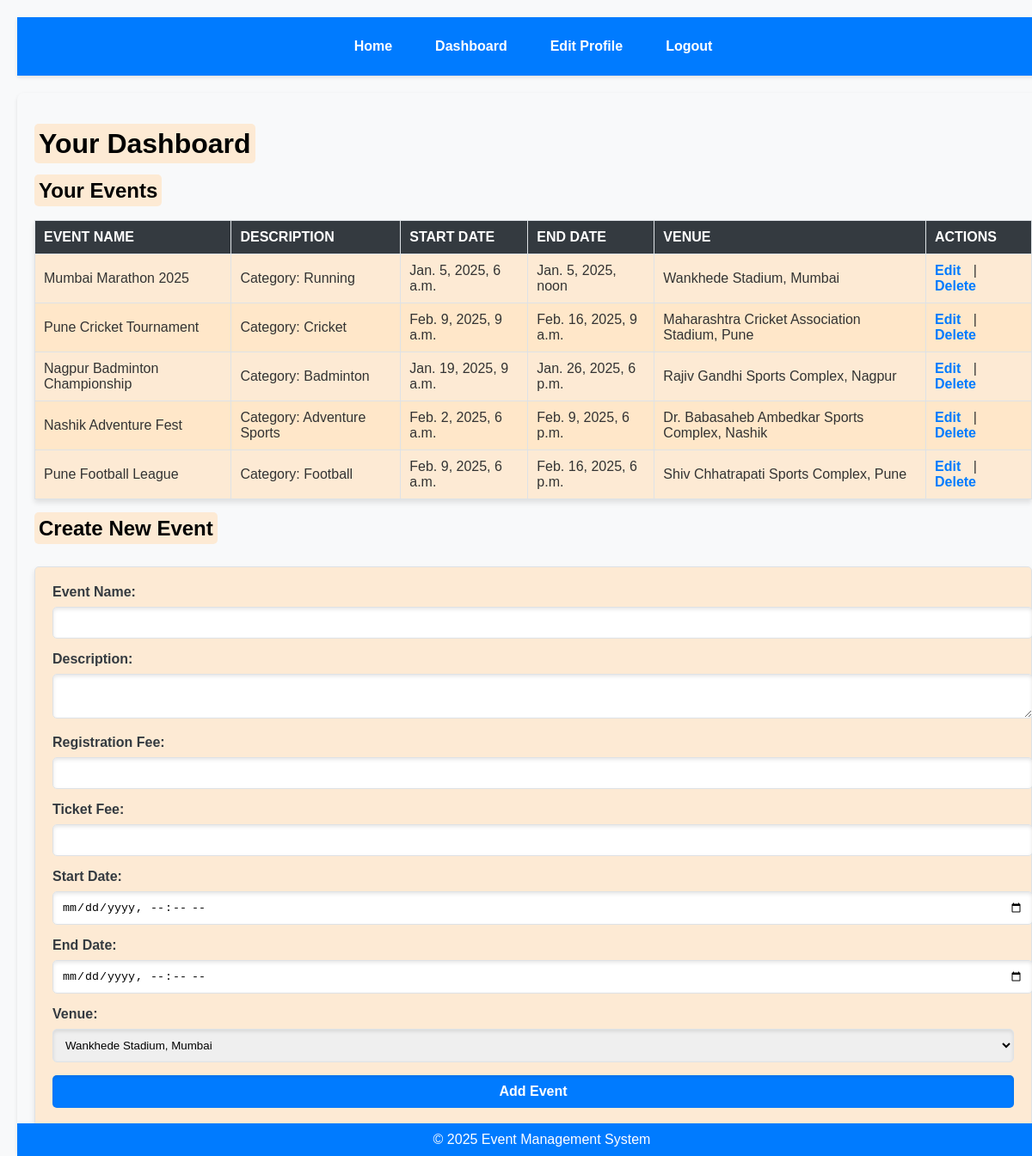
/events/dashboard/ (signed in), run on an earlier commit of the app's database.
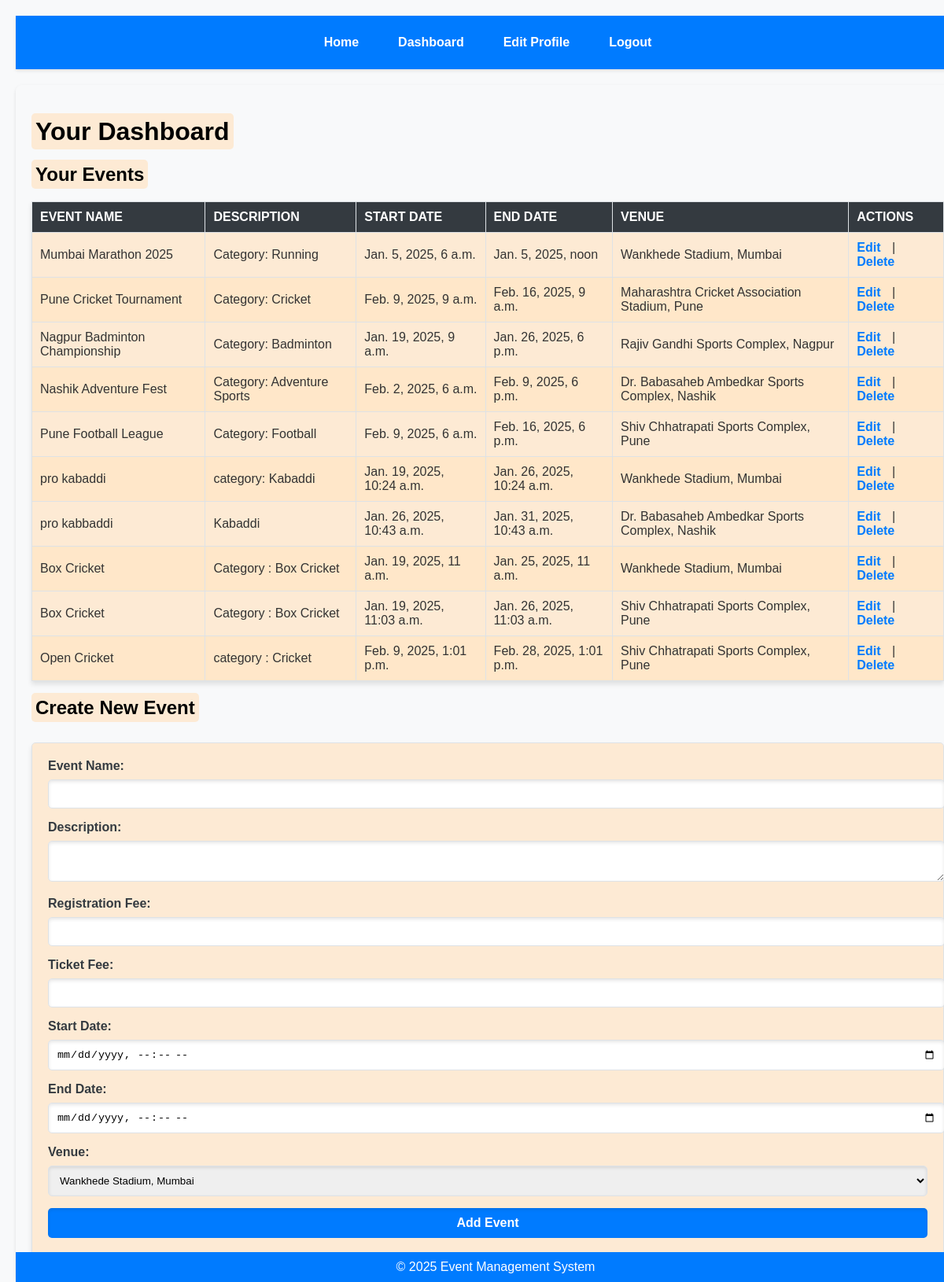
And on a later commit of the database.
### events/models.py (models this page shows, shortened)
class Event(models.Model):
    name = models.CharField(max_length=200)
    description = models.TextField()
    start_date = models.DateTimeField()
    end_date = models.DateTimeField()
    venue = models.ForeignKey(Venue, on_delete=models.CASCADE)
    organizer = models.ForeignKey(Organizer, on_delete=models.CASCADE,related_name='events')
    registration_fee = models.DecimalField(max_digits=10, decimal_places=2, default=0.0)
    ticket_price = models.DecimalField(max_digits=10, decimal_places=2, default=0.0)
    is_active = models.BooleanField(default=True)

class Venue(models.Model):
    name = models.CharField(max_length=255)
    address = models.TextField()
    capacity = models.PositiveIntegerField()

### events/views.py (the view)
# urls.py: path('dashboard/', views.dashboard, name='dashboard'),
@login_required
def dashboard(request):
    events = Event.objects.all()  # Get all events
    organizer_events = events.filter(organizer__user=request.user)  # Filter events for the logged-in organizer
    venues = Venue.objects.all()
    return render(request, 'dashboard/dashboard.html', {
        'title': 'Your Dashboard',
        'organizer_events': organizer_events,  # Pass the filtered events
        'venues': venues,
    })

### events/templates/dashboard/dashboard.html (shortened to what this page needs)
{% extends "base.html" %}
{% block content %}
<h1><span class="highlighted-text">Your Dashboard</span></h1>
<h2><span class="highlighted-text">Your Events</span></h2>
<table>
    <thead>
        <tr>
            <th>Event Name</th>
            <th>Description</th>
            <th>Start Date</th>
            <th>End Date</th>
            <th>Venue</th>
            <th>Actions</th>
        </tr>
    </thead>
    <tbody>
        {% for event in organizer_events %}
        <tr>
            <td>{{ event.name }}</td>
            <td>{{ event.description }}</td>
            <td>{{ event.start_date }}</td>
            <td>{{ event.end_date }}</td>
            <td>{{ event.venue.name }}</td>
            <td class="actions">
                <a href="{% url 'update_event' event.id %}">Edit</a> |
                <a href="{% url 'delete_event' event.id %}" onclick="return confirm('Are you sure?');">Delete</a>
            </td>
        </tr>
        {% empty %}
        <tr>
            <td colspan="6">No events created yet.</td>
        </tr>
        {% endfor %}
    </tbody>
</table>
<h2><span class="highlighted-text">Create New Event</span></h2>
<form method="POST" action="{% url 'create_event' %}">
    <label for="name">Event Name:</label>
    <input type="text" id="name" name="name" required>
    <label for="description">Description:</label>
    <textarea id="description" name="description" required></textarea>
    <label for="registration_fee">Registration Fee:</label>
    <input type="number" id="registration_fee" name="registration_fee" required>
    <label for="ticket_price">Ticket Fee:</label>
    <input type="number" id="ticket_price" name="ticket_price" required>
    <label for="start_date">Start Date:</label>
    <input type="datetime-local" id="start_date" name="start_date" required>
    <label for="end_date">End Date:</label>
    <input type="datetime-local" id="end_date" name="end_date" required>
    <label for="venue">Venue:</label>
    <select id="venue" name="venue" required>
        {% for venue in venues %}
        <option value="{{ venue.id }}">{{ venue.name }}</option>
        {% endfor %}
    </select>
    <button type="submit">Add Event</button>
</form>
{% endblock %}

What changed in the data, as far as the page shows it:
added Event: name "pro kabaddi", description "category: Kabaddi", start_date "Jan. 19, 2025, 10:24 a.m.", end_date "Jan. 26, 2025, 10:24 a.m.", venue.name "Wankhede Stadium, Mumbai"
added Event: name "pro kabbaddi", description "Kabaddi", start_date "Jan. 26, 2025, 10:43 a.m.", end_date "Jan. 31, 2025, 10:43 a.m.", venue.name "Dr. Babasaheb Ambedkar Sports Complex, Nashik"
added Event: name "Box Cricket", description "Category : Box Cricket", start_date "Jan. 19, 2025, 11 a.m.", end_date "Jan. 25, 2025, 11 a.m.", venue.name "Wankhede Stadium, Mumbai"
added Event: name "Box Cricket", description "Category : Box Cricket", start_date "Jan. 19, 2025, 11:03 a.m.", end_date "Jan. 26, 2025, 11:03 a.m.", venue.name "Shiv Chhatrapati Sports Complex, Pune"
added Event: name "Open Cricket", description "category : Cricket", start_date "Feb. 9, 2025, 1:01 p.m.", end_date "Feb. 28, 2025, 1:01 p.m.", venue.name "Shiv Chhatrapati Sports Complex, Pune"
